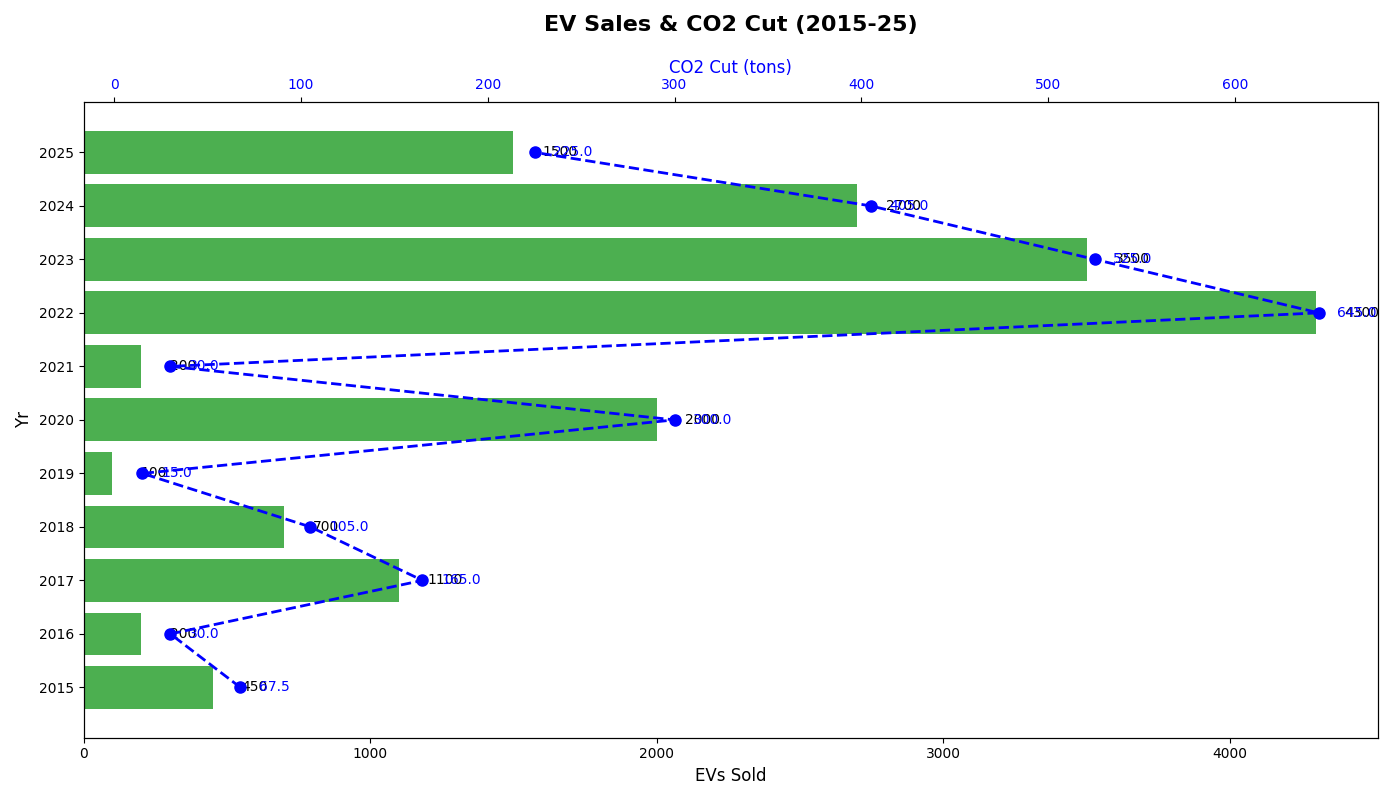

Generate this figure with Python:
import matplotlib.pyplot as plt
import numpy as np

years = np.arange(2015, 2026)
ev_sales = [450, 200, 1100, 700, 100, 2000, 200, 4300, 3500, 2700, 1500]

co2_reduction = np.array(ev_sales) * 0.15

fig, ax1 = plt.subplots(figsize=(14, 8))

# Horizontal bar chart for EV sales
bars = ax1.barh(years, ev_sales, color='#4CAF50')
for bar, sales in zip(bars, ev_sales):
    xval = bar.get_width()
    ax1.text(xval + 100, bar.get_y() + bar.get_height() / 2, f'{sales}', va='center', ha='left', fontsize=10, color='black')

ax1.set_ylabel('Yr', fontsize=12)
ax1.set_xlabel('EVs Sold', fontsize=12)
ax1.set_title('EV Sales & CO2 Cut (2015-25)', fontsize=16, fontweight='bold', pad=20)
ax1.set_yticks(years)
ax1.set_yticklabels(years)

ax2 = ax1.twiny()
ax2.plot(co2_reduction, years, color='blue', linestyle='--', marker='o', linewidth=2, markersize=8)
ax2.set_xlabel('CO2 Cut (tons)', fontsize=12, color='blue')
ax2.tick_params(axis='x', labelcolor='blue')

for i, reduction in enumerate(co2_reduction):
    ax2.text(reduction + 10, years[i], f'{reduction:.1f}', va='center', ha='left', fontsize=10, color='blue')

plt.tight_layout()
plt.show()
